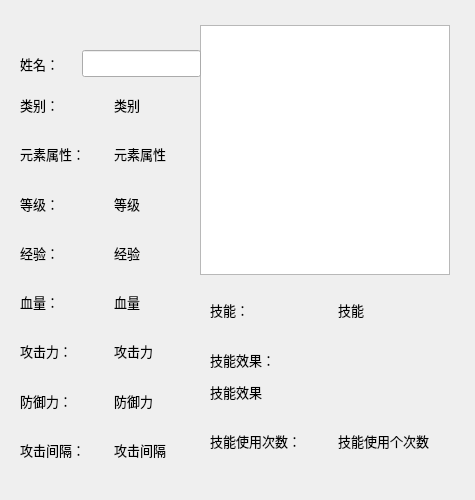
<?xml version="1.0" encoding="UTF-8"?>
<ui version="4.0">
 <class>pokemon_widget</class>
 <widget class="QWidget" name="pokemon_widget">
  <property name="geometry">
   <rect>
    <x>0</x>
    <y>0</y>
    <width>475</width>
    <height>500</height>
   </rect>
  </property>
  <property name="minimumSize">
   <size>
    <width>475</width>
    <height>500</height>
   </size>
  </property>
  <property name="maximumSize">
   <size>
    <width>475</width>
    <height>500</height>
   </size>
  </property>
  <property name="windowTitle">
   <string>Form</string>
  </property>
  <widget class="QGraphicsView" name="pic">
   <property name="geometry">
    <rect>
     <x>200</x>
     <y>25</y>
     <width>250</width>
     <height>250</height>
    </rect>
   </property>
   <property name="styleSheet">
    <string notr="true"/>
   </property>
  </widget>
  <widget class="QWidget" name="layoutWidget">
   <property name="geometry">
    <rect>
     <x>20</x>
     <y>50</y>
     <width>181</width>
     <height>421</height>
    </rect>
   </property>
   <property name="font">
    <font>
     <pointsize>12</pointsize>
    </font>
   </property>
   <layout class="QVBoxLayout" name="verticalLayout_2">
    <item>
     <layout class="QHBoxLayout" name="horizontalLayout_5">
      <item>
       <widget class="QLabel" name="label">
        <property name="font">
         <font>
          <family>Agency FB</family>
          <pointsize>10</pointsize>
          <weight>50</weight>
          <italic>false</italic>
          <bold>false</bold>
         </font>
        </property>
        <property name="styleSheet">
         <string notr="true">font: 10pt &quot;Agency FB&quot;;</string>
        </property>
        <property name="text">
         <string>姓名：</string>
        </property>
       </widget>
      </item>
      <item>
       <spacer name="horizontalSpacer">
        <property name="orientation">
         <enum>Qt::Horizontal</enum>
        </property>
        <property name="sizeHint" stdset="0">
         <size>
          <width>40</width>
          <height>20</height>
         </size>
        </property>
       </spacer>
      </item>
      <item>
       <widget class="QLineEdit" name="name">
        <property name="styleSheet">
         <string notr="true">font: 10pt &quot;Agency FB&quot;;</string>
        </property>
        <property name="readOnly">
         <bool>true</bool>
        </property>
       </widget>
      </item>
     </layout>
    </item>
    <item>
     <layout class="QHBoxLayout" name="horizontalLayout_4">
      <item>
       <widget class="QLabel" name="label_3">
        <property name="font">
         <font>
          <family>Agency FB</family>
          <pointsize>10</pointsize>
          <weight>50</weight>
          <italic>false</italic>
          <bold>false</bold>
         </font>
        </property>
        <property name="styleSheet">
         <string notr="true">font: 10pt &quot;Agency FB&quot;;</string>
        </property>
        <property name="text">
         <string>类别：</string>
        </property>
       </widget>
      </item>
      <item>
       <widget class="QLabel" name="attribute">
        <property name="font">
         <font>
          <family>Agency FB</family>
          <pointsize>10</pointsize>
          <weight>50</weight>
          <italic>false</italic>
          <bold>false</bold>
         </font>
        </property>
        <property name="styleSheet">
         <string notr="true">font: 10pt &quot;Agency FB&quot;;</string>
        </property>
        <property name="text">
         <string>类别</string>
        </property>
       </widget>
      </item>
     </layout>
    </item>
    <item>
     <layout class="QHBoxLayout" name="horizontalLayout_3">
      <item>
       <widget class="QLabel" name="label_4">
        <property name="font">
         <font>
          <family>Agency FB</family>
          <pointsize>10</pointsize>
          <weight>50</weight>
          <italic>false</italic>
          <bold>false</bold>
         </font>
        </property>
        <property name="styleSheet">
         <string notr="true">font: 10pt &quot;Agency FB&quot;;</string>
        </property>
        <property name="text">
         <string>元素属性：</string>
        </property>
       </widget>
      </item>
      <item>
       <widget class="QLabel" name="element">
        <property name="font">
         <font>
          <family>Agency FB</family>
          <pointsize>10</pointsize>
          <weight>50</weight>
          <italic>false</italic>
          <bold>false</bold>
         </font>
        </property>
        <property name="styleSheet">
         <string notr="true">font: 10pt &quot;Agency FB&quot;;</string>
        </property>
        <property name="text">
         <string>元素属性</string>
        </property>
       </widget>
      </item>
     </layout>
    </item>
    <item>
     <layout class="QHBoxLayout" name="horizontalLayout_2">
      <item>
       <widget class="QLabel" name="label_2">
        <property name="font">
         <font>
          <family>Agency FB</family>
          <pointsize>10</pointsize>
          <weight>50</weight>
          <italic>false</italic>
          <bold>false</bold>
         </font>
        </property>
        <property name="styleSheet">
         <string notr="true">font: 10pt &quot;Agency FB&quot;;</string>
        </property>
        <property name="text">
         <string>等级：</string>
        </property>
       </widget>
      </item>
      <item>
       <widget class="QLabel" name="level">
        <property name="font">
         <font>
          <family>Agency FB</family>
          <pointsize>10</pointsize>
          <weight>50</weight>
          <italic>false</italic>
          <bold>false</bold>
         </font>
        </property>
        <property name="styleSheet">
         <string notr="true">font: 10pt &quot;Agency FB&quot;;</string>
        </property>
        <property name="text">
         <string>等级</string>
        </property>
       </widget>
      </item>
     </layout>
    </item>
    <item>
     <layout class="QHBoxLayout" name="horizontalLayout">
      <item>
       <widget class="QLabel" name="label_5">
        <property name="font">
         <font>
          <family>Agency FB</family>
          <pointsize>10</pointsize>
          <weight>50</weight>
          <italic>false</italic>
          <bold>false</bold>
         </font>
        </property>
        <property name="styleSheet">
         <string notr="true">font: 10pt &quot;Agency FB&quot;;</string>
        </property>
        <property name="text">
         <string>经验：</string>
        </property>
       </widget>
      </item>
      <item>
       <widget class="QLabel" name="exp">
        <property name="font">
         <font>
          <family>Agency FB</family>
          <pointsize>10</pointsize>
          <weight>50</weight>
          <italic>false</italic>
          <bold>false</bold>
         </font>
        </property>
        <property name="styleSheet">
         <string notr="true">font: 10pt &quot;Agency FB&quot;;</string>
        </property>
        <property name="text">
         <string>经验</string>
        </property>
       </widget>
      </item>
     </layout>
    </item>
    <item>
     <layout class="QHBoxLayout" name="horizontalLayout_6">
      <item>
       <widget class="QLabel" name="label_8">
        <property name="font">
         <font>
          <family>Agency FB</family>
          <pointsize>10</pointsize>
          <weight>50</weight>
          <italic>false</italic>
          <bold>false</bold>
         </font>
        </property>
        <property name="styleSheet">
         <string notr="true">font: 10pt &quot;Agency FB&quot;;</string>
        </property>
        <property name="text">
         <string>血量：</string>
        </property>
       </widget>
      </item>
      <item>
       <widget class="QLabel" name="hp">
        <property name="font">
         <font>
          <family>Agency FB</family>
          <pointsize>10</pointsize>
          <weight>50</weight>
          <italic>false</italic>
          <bold>false</bold>
         </font>
        </property>
        <property name="styleSheet">
         <string notr="true">font: 10pt &quot;Agency FB&quot;;</string>
        </property>
        <property name="text">
         <string>血量</string>
        </property>
       </widget>
      </item>
     </layout>
    </item>
    <item>
     <layout class="QHBoxLayout" name="horizontalLayout_7">
      <item>
       <widget class="QLabel" name="label_10">
        <property name="font">
         <font>
          <family>Agency FB</family>
          <pointsize>10</pointsize>
          <weight>50</weight>
          <italic>false</italic>
          <bold>false</bold>
         </font>
        </property>
        <property name="styleSheet">
         <string notr="true">font: 10pt &quot;Agency FB&quot;;</string>
        </property>
        <property name="text">
         <string>攻击力：</string>
        </property>
       </widget>
      </item>
      <item>
       <widget class="QLabel" name="power">
        <property name="font">
         <font>
          <family>Agency FB</family>
          <pointsize>10</pointsize>
          <weight>50</weight>
          <italic>false</italic>
          <bold>false</bold>
         </font>
        </property>
        <property name="styleSheet">
         <string notr="true">font: 10pt &quot;Agency FB&quot;;</string>
        </property>
        <property name="text">
         <string>攻击力</string>
        </property>
       </widget>
      </item>
     </layout>
    </item>
    <item>
     <layout class="QHBoxLayout" name="horizontalLayout_8">
      <item>
       <widget class="QLabel" name="label_11">
        <property name="font">
         <font>
          <family>Agency FB</family>
          <pointsize>10</pointsize>
          <weight>50</weight>
          <italic>false</italic>
          <bold>false</bold>
         </font>
        </property>
        <property name="styleSheet">
         <string notr="true">font: 10pt &quot;Agency FB&quot;;</string>
        </property>
        <property name="text">
         <string>防御力：</string>
        </property>
       </widget>
      </item>
      <item>
       <widget class="QLabel" name="defence">
        <property name="font">
         <font>
          <family>Agency FB</family>
          <pointsize>10</pointsize>
          <weight>50</weight>
          <italic>false</italic>
          <bold>false</bold>
         </font>
        </property>
        <property name="styleSheet">
         <string notr="true">font: 10pt &quot;Agency FB&quot;;</string>
        </property>
        <property name="text">
         <string>防御力</string>
        </property>
       </widget>
      </item>
     </layout>
    </item>
    <item>
     <layout class="QHBoxLayout" name="horizontalLayout_9">
      <item>
       <widget class="QLabel" name="label_12">
        <property name="font">
         <font>
          <family>Agency FB</family>
          <pointsize>10</pointsize>
          <weight>50</weight>
          <italic>false</italic>
          <bold>false</bold>
         </font>
        </property>
        <property name="styleSheet">
         <string notr="true">font: 10pt &quot;Agency FB&quot;;</string>
        </property>
        <property name="text">
         <string>攻击间隔：</string>
        </property>
       </widget>
      </item>
      <item>
       <widget class="QLabel" name="attack_interval">
        <property name="font">
         <font>
          <family>Agency FB</family>
          <pointsize>10</pointsize>
          <weight>50</weight>
          <italic>false</italic>
          <bold>false</bold>
         </font>
        </property>
        <property name="styleSheet">
         <string notr="true">font: 10pt &quot;Agency FB&quot;;</string>
        </property>
        <property name="text">
         <string>攻击间隔</string>
        </property>
       </widget>
      </item>
     </layout>
    </item>
   </layout>
  </widget>
  <widget class="QWidget" name="layoutWidget">
   <property name="geometry">
    <rect>
     <x>210</x>
     <y>280</y>
     <width>249</width>
     <height>191</height>
    </rect>
   </property>
   <layout class="QVBoxLayout" name="verticalLayout_3">
    <item>
     <layout class="QHBoxLayout" name="horizontalLayout_10">
      <item>
       <widget class="QLabel" name="label_14">
        <property name="font">
         <font>
          <family>Agency FB</family>
          <pointsize>10</pointsize>
          <weight>50</weight>
          <italic>false</italic>
          <bold>false</bold>
         </font>
        </property>
        <property name="styleSheet">
         <string notr="true">font: 10pt &quot;Agency FB&quot;;</string>
        </property>
        <property name="text">
         <string>技能：</string>
        </property>
       </widget>
      </item>
      <item>
       <widget class="QLabel" name="skill_name">
        <property name="font">
         <font>
          <family>Agency FB</family>
          <pointsize>10</pointsize>
          <weight>50</weight>
          <italic>false</italic>
          <bold>false</bold>
         </font>
        </property>
        <property name="styleSheet">
         <string notr="true">font: 10pt &quot;Agency FB&quot;;</string>
        </property>
        <property name="text">
         <string>技能</string>
        </property>
       </widget>
      </item>
     </layout>
    </item>
    <item>
     <layout class="QVBoxLayout" name="verticalLayout">
      <item>
       <widget class="QLabel" name="label_15">
        <property name="font">
         <font>
          <family>Agency FB</family>
          <pointsize>10</pointsize>
          <weight>50</weight>
          <italic>false</italic>
          <bold>false</bold>
         </font>
        </property>
        <property name="styleSheet">
         <string notr="true">font: 10pt &quot;Agency FB&quot;;</string>
        </property>
        <property name="text">
         <string>技能效果：</string>
        </property>
       </widget>
      </item>
      <item>
       <widget class="QLabel" name="skill_effect">
        <property name="font">
         <font>
          <family>Agency FB</family>
          <pointsize>10</pointsize>
          <weight>50</weight>
          <italic>false</italic>
          <bold>false</bold>
         </font>
        </property>
        <property name="styleSheet">
         <string notr="true">font: 10pt &quot;Agency FB&quot;;</string>
        </property>
        <property name="text">
         <string>技能效果</string>
        </property>
       </widget>
      </item>
     </layout>
    </item>
    <item>
     <layout class="QHBoxLayout" name="horizontalLayout_11">
      <item>
       <widget class="QLabel" name="label_13">
        <property name="font">
         <font>
          <family>Agency FB</family>
          <pointsize>10</pointsize>
          <weight>50</weight>
          <italic>false</italic>
          <bold>false</bold>
         </font>
        </property>
        <property name="styleSheet">
         <string notr="true">font: 10pt &quot;Agency FB&quot;;</string>
        </property>
        <property name="text">
         <string>技能使用次数：</string>
        </property>
       </widget>
      </item>
      <item>
       <widget class="QLabel" name="pp">
        <property name="font">
         <font>
          <family>Agency FB</family>
          <pointsize>10</pointsize>
          <weight>50</weight>
          <italic>false</italic>
          <bold>false</bold>
         </font>
        </property>
        <property name="styleSheet">
         <string notr="true">font: 10pt &quot;Agency FB&quot;;</string>
        </property>
        <property name="text">
         <string>技能使用个次数</string>
        </property>
       </widget>
      </item>
     </layout>
    </item>
   </layout>
  </widget>
 </widget>
 <resources/>
 <connections/>
</ui>
